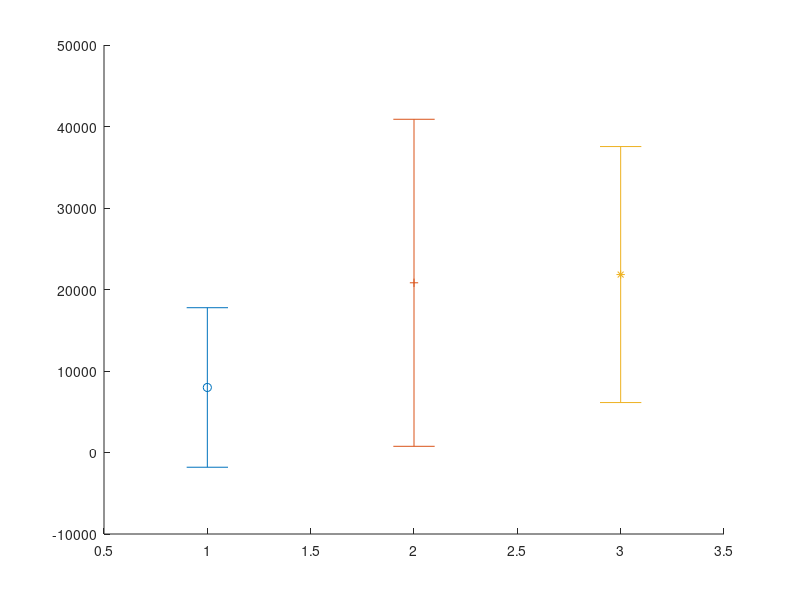

Write the MATLAB code that produced this figure. (Note: this script raises an error after producing the figure.)
delimiter = '\n';

range1 = [0 0 99 0];
range2 = [100 0 199 0];

laptop_laptop = dlmread('spoke-map.txt', delimiter, range1);
laptop_phone = dlmread('spoke-map.txt', delimiter, range2);
phone_laptop = dlmread('spoke-map-phone.txt', delimiter, range1);
phone_phone = dlmread('spoke-map-phone.txt', delimiter, range2);

disp('laptop_laptop mean = ')
disp(mean(laptop_laptop))

disp('laptop_laptop std = ')
disp(std(laptop_laptop))

disp('laptop_phone mean = ')
disp(mean(laptop_phone))

disp('laptop_phone std = ')
disp(std(laptop_phone))

disp('phone_laptop mean = ')
disp(mean(phone_laptop))

disp('phone_laptop std = ')
disp(std(phone_laptop))

disp('phone_phone mean = ')
disp(mean(phone_phone))

disp('phone_phone std = ')
disp(std(phone_phone))

hold all;

errorbar(1, mean(laptop_laptop), std(laptop_laptop), '-o');
errorbar(2, mean(laptop_phone), std(laptop_phone), '-+');
errorbar(3, mean(phone_laptop), std(phone_laptop), '-*');
errorbar(4, mean(phone_phone), std(phone_phone), '-X');

xlabel('Consumer-Producer');
ylabel('Time (\mus)');
title('Connection Times Between Producers and Consumers on a Laptop and Phone');
set(gca, 'XTick', [1 2 3 4]);
set(gca, 'XTickLabel', {'Laptop-Laptop', 'Laptop-Phone', 'Phone-Laptop', 'Phone-Phone'});

print -depsc 'map.eps';

close all;
